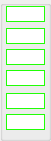
   <widget class="QGroupBox" name="groupBox_5">
    <property name="geometry">
     <rect>
      <x>234</x>
      <y>75</y>
      <width>51</width>
      <height>141</height>
     </rect>
    </property>
    <property name="styleSheet">
     <string notr="true"/>
    </property>
    <property name="title">
     <string notr="true"/>
    </property>
    <widget class="QLineEdit" name="ledtPhase2">
     <property name="enabled">
      <bool>true</bool>
     </property>
     <property name="geometry">
      <rect>
       <x>6</x>
       <y>114</y>
       <width>39</width>
       <height>16</height>
      </rect>
     </property>
     <property name="sizePolicy">
      <sizepolicy hsizetype="Expanding" vsizetype="Maximum">
       <horstretch>0</horstretch>
       <verstretch>0</verstretch>
      </sizepolicy>
     </property>
     <property name="font">
      <font>
       <pointsize>8</pointsize>
      </font>
     </property>
     <property name="styleSheet">
      <string notr="true">border: 1px solid rgb(33, 255, 6);</string>
     </property>
     <property name="alignment">
      <set>Qt::AlignCenter</set>
     </property>
     <property name="readOnly">
      <bool>true</bool>
     </property>
    </widget>
    <widget class="QLineEdit" name="ledtDelta2">
     <property name="enabled">
      <bool>true</bool>
     </property>
     <property name="geometry">
      <rect>
       <x>6</x>
       <y>49</y>
       <width>39</width>
       <height>16</height>
      </rect>
     </property>
     <property name="sizePolicy">
      <sizepolicy hsizetype="Expanding" vsizetype="Maximum">
       <horstretch>0</horstretch>
       <verstretch>0</verstretch>
      </sizepolicy>
     </property>
     <property name="font">
      <font>
       <pointsize>8</pointsize>
      </font>
     </property>
     <property name="styleSheet">
      <string notr="true">border: 1px solid rgb(33, 255, 6);</string>
     </property>
     <property name="alignment">
      <set>Qt::AlignCenter</set>
     </property>
     <property name="readOnly">
      <bool>true</bool>
     </property>
    </widget>
    <widget class="QLineEdit" name="ledtBeta2">
     <property name="enabled">
      <bool>true</bool>
     </property>
     <property name="geometry">
      <rect>
       <x>6</x>
       <y>93</y>
       <width>39</width>
       <height>16</height>
      </rect>
     </property>
     <property name="sizePolicy">
      <sizepolicy hsizetype="Expanding" vsizetype="Maximum">
       <horstretch>0</horstretch>
       <verstretch>0</verstretch>
      </sizepolicy>
     </property>
     <property name="font">
      <font>
       <pointsize>8</pointsize>
      </font>
     </property>
     <property name="styleSheet">
      <string notr="true">border: 1px solid rgb(33, 255, 6);</string>
     </property>
     <property name="alignment">
      <set>Qt::AlignCenter</set>
     </property>
     <property name="readOnly">
      <bool>true</bool>
     </property>
    </widget>
    <widget class="QLineEdit" name="ledtEta2">
     <property name="enabled">
      <bool>true</bool>
     </property>
     <property name="geometry">
      <rect>
       <x>6</x>
       <y>28</y>
       <width>39</width>
       <height>16</height>
      </rect>
     </property>
     <property name="sizePolicy">
      <sizepolicy hsizetype="Expanding" vsizetype="Maximum">
       <horstretch>0</horstretch>
       <verstretch>0</verstretch>
      </sizepolicy>
     </property>
     <property name="font">
      <font>
       <pointsize>8</pointsize>
      </font>
     </property>
     <property name="styleSheet">
      <string notr="true">border: 1px solid rgb(33, 255, 6);</string>
     </property>
     <property name="alignment">
      <set>Qt::AlignCenter</set>
     </property>
     <property name="readOnly">
      <bool>true</bool>
     </property>
    </widget>
    <widget class="QLineEdit" name="ledtW02">
     <property name="enabled">
      <bool>true</bool>
     </property>
     <property name="geometry">
      <rect>
       <x>6</x>
       <y>6</y>
       <width>39</width>
       <height>16</height>
      </rect>
     </property>
     <property name="sizePolicy">
      <sizepolicy hsizetype="Expanding" vsizetype="Preferred">
       <horstretch>0</horstretch>
       <verstretch>0</verstretch>
      </sizepolicy>
     </property>
     <property name="font">
      <font>
       <pointsize>8</pointsize>
      </font>
     </property>
     <property name="styleSheet">
      <string notr="true">border: 1px solid rgb(33, 255, 6);</string>
     </property>
     <property name="alignment">
      <set>Qt::AlignCenter</set>
     </property>
     <property name="readOnly">
      <bool>true</bool>
     </property>
    </widget>
    <widget class="QLineEdit" name="ledtWb2">
     <property name="enabled">
      <bool>true</bool>
     </property>
     <property name="geometry">
      <rect>
       <x>6</x>
       <y>70</y>
       <width>39</width>
       <height>16</height>
      </rect>
     </property>
     <property name="sizePolicy">
      <sizepolicy hsizetype="Expanding" vsizetype="Maximum">
       <horstretch>0</horstretch>
       <verstretch>0</verstretch>
      </sizepolicy>
     </property>
     <property name="font">
      <font>
       <pointsize>8</pointsize>
      </font>
     </property>
     <property name="styleSheet">
      <string notr="true">border: 1px solid rgb(33, 255, 6);</string>
     </property>
     <property name="alignment">
      <set>Qt::AlignCenter</set>
     </property>
     <property name="readOnly">
      <bool>true</bool>
     </property>
    </widget>
   </widget>
